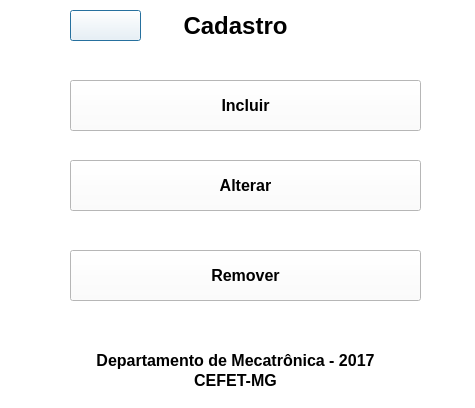
<?xml version="1.0" encoding="UTF-8"?>
<ui version="4.0">
 <class>MenuCadasOption</class>
 <widget class="QDialog" name="MenuCadasOption">
  <property name="geometry">
   <rect>
    <x>0</x>
    <y>0</y>
    <width>475</width>
    <height>408</height>
   </rect>
  </property>
  <property name="windowTitle">
   <string>Dialog</string>
  </property>
  <property name="styleSheet">
   <string notr="true">background-color: rgb(255, 255, 255);</string>
  </property>
  <widget class="QLabel" name="label_2">
   <property name="geometry">
    <rect>
     <x>0</x>
     <y>350</y>
     <width>471</width>
     <height>20</height>
    </rect>
   </property>
   <property name="font">
    <font>
     <pointsize>12</pointsize>
     <weight>75</weight>
     <bold>true</bold>
    </font>
   </property>
   <property name="text">
    <string>Departamento de Mecatrônica - 2017</string>
   </property>
   <property name="alignment">
    <set>Qt::AlignCenter</set>
   </property>
  </widget>
  <widget class="QLabel" name="label">
   <property name="geometry">
    <rect>
     <x>0</x>
     <y>10</y>
     <width>471</width>
     <height>31</height>
    </rect>
   </property>
   <property name="font">
    <font>
     <pointsize>18</pointsize>
     <weight>75</weight>
     <bold>true</bold>
    </font>
   </property>
   <property name="text">
    <string>Cadastro</string>
   </property>
   <property name="alignment">
    <set>Qt::AlignCenter</set>
   </property>
  </widget>
  <widget class="QLabel" name="label_3">
   <property name="geometry">
    <rect>
     <x>0</x>
     <y>370</y>
     <width>471</width>
     <height>20</height>
    </rect>
   </property>
   <property name="font">
    <font>
     <pointsize>12</pointsize>
     <weight>75</weight>
     <bold>true</bold>
    </font>
   </property>
   <property name="text">
    <string>CEFET-MG</string>
   </property>
   <property name="alignment">
    <set>Qt::AlignCenter</set>
   </property>
  </widget>
  <widget class="QPushButton" name="pushButton_4">
   <property name="geometry">
    <rect>
     <x>70</x>
     <y>10</y>
     <width>71</width>
     <height>31</height>
    </rect>
   </property>
   <property name="minimumSize">
    <size>
     <width>61</width>
     <height>31</height>
    </size>
   </property>
   <property name="maximumSize">
    <size>
     <width>100</width>
     <height>100</height>
    </size>
   </property>
   <property name="styleSheet">
    <string notr="true">background-image: url(:/img/img/voltar.png);</string>
   </property>
   <property name="text">
    <string/>
   </property>
  </widget>
  <widget class="QPushButton" name="pushButton">
   <property name="geometry">
    <rect>
     <x>70</x>
     <y>80</y>
     <width>351</width>
     <height>51</height>
    </rect>
   </property>
   <property name="font">
    <font>
     <pointsize>12</pointsize>
     <weight>75</weight>
     <bold>true</bold>
    </font>
   </property>
   <property name="text">
    <string>Incluir</string>
   </property>
  </widget>
  <widget class="QPushButton" name="pushButton_2">
   <property name="geometry">
    <rect>
     <x>70</x>
     <y>160</y>
     <width>351</width>
     <height>51</height>
    </rect>
   </property>
   <property name="font">
    <font>
     <pointsize>12</pointsize>
     <weight>75</weight>
     <bold>true</bold>
    </font>
   </property>
   <property name="text">
    <string>Alterar</string>
   </property>
  </widget>
  <widget class="QPushButton" name="pushButton_3">
   <property name="geometry">
    <rect>
     <x>70</x>
     <y>250</y>
     <width>351</width>
     <height>51</height>
    </rect>
   </property>
   <property name="font">
    <font>
     <pointsize>12</pointsize>
     <weight>75</weight>
     <bold>true</bold>
    </font>
   </property>
   <property name="text">
    <string>Remover</string>
   </property>
   <property name="autoDefault">
    <bool>true</bool>
   </property>
   <property name="default">
    <bool>false</bool>
   </property>
   <property name="flat">
    <bool>false</bool>
   </property>
  </widget>
 </widget>
 <resources/>
 <connections>
  <connection>
   <sender>pushButton</sender>
   <signal>clicked()</signal>
   <receiver>MenuCadasOption</receiver>
   <slot>close()</slot>
   <hints>
    <hint type="sourcelabel">
     <x>134</x>
     <y>103</y>
    </hint>
    <hint type="destinationlabel">
     <x>41</x>
     <y>118</y>
    </hint>
   </hints>
  </connection>
  <connection>
   <sender>pushButton_4</sender>
   <signal>clicked()</signal>
   <receiver>MenuCadasOption</receiver>
   <slot>close()</slot>
   <hints>
    <hint type="sourcelabel">
     <x>93</x>
     <y>29</y>
    </hint>
    <hint type="destinationlabel">
     <x>46</x>
     <y>70</y>
    </hint>
   </hints>
  </connection>
  <connection>
   <sender>pushButton_2</sender>
   <signal>clicked()</signal>
   <receiver>MenuCadasOption</receiver>
   <slot>close()</slot>
   <hints>
    <hint type="sourcelabel">
     <x>319</x>
     <y>177</y>
    </hint>
    <hint type="destinationlabel">
     <x>449</x>
     <y>151</y>
    </hint>
   </hints>
  </connection>
  <connection>
   <sender>pushButton_3</sender>
   <signal>clicked()</signal>
   <receiver>MenuCadasOption</receiver>
   <slot>close()</slot>
   <hints>
    <hint type="sourcelabel">
     <x>373</x>
     <y>285</y>
    </hint>
    <hint type="destinationlabel">
     <x>437</x>
     <y>323</y>
    </hint>
   </hints>
  </connection>
 </connections>
</ui>
